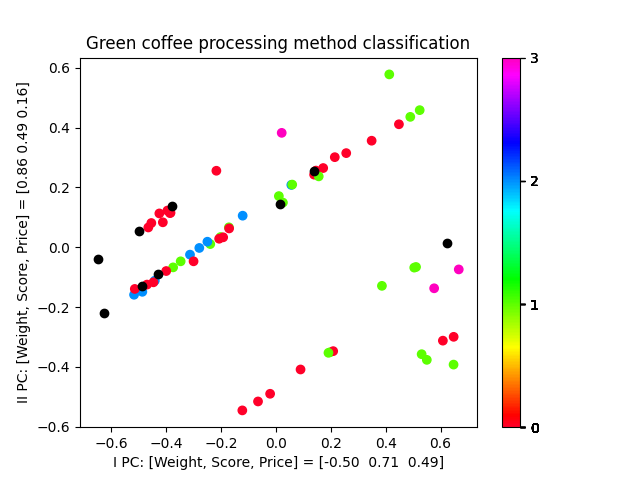

Reproduce this figure in Python.
"""
Script for classifying green coffee processing method based on its price, score and weight

Transforms the data using 'processes.py', scales the data with Min-Max Scaler and reduces its dimensionality with
Principal Component Analysis, visualizes the data, creates k-Nearest Neighbors and Fixed-Radius Near Neighbors
Classifiers and fits them on the training set, tests the models on the testing set

Requires installation of 'pandas', 'scikit-learn', 'numpy', 'matplotlib'
"""

import pandas
import adjust_data
import processes
from sklearn.preprocessing import MinMaxScaler
from sklearn.decomposition import PCA
import numpy
from matplotlib import pyplot
from sklearn.neighbors import KNeighborsClassifier, RadiusNeighborsClassifier

print('\nClassifying green coffee processing method based on its price, score and weight...')

# read relevant training data from the adjusted file
data = pandas.read_csv('adjusted_data.csv')
train_features = data[['Weight', 'Score', 'Price']]
train_processes = data['Process']
# drop rows with missing values using 'adjust_data.py'
train_features, train_processes = adjust_data.drop_missing(train_features, train_processes)

# read relevant testing data from the adjusted file
test_data = pandas.read_csv('adjusted_test_data.csv')
test_features = test_data[['Weight', 'Score', 'Price']]
test_processes = test_data['Process']
# drop rows with missing values using 'adjust_data.py'
test_features, test_processes = adjust_data.drop_missing(test_features, test_processes)

# transform training and testing data using 'processes.py'
# (simplify processing method names to integer ids, print the mapping for reference)
train_features, train_processes, test_features, test_processes \
    = processes.simplify_processes(train_features, train_processes, test_features, test_processes, print_map=True)

# convert the data to numpy arrays
train_features = train_features.to_numpy()
train_processes = train_processes.to_numpy()
test_features = test_features.to_numpy()
test_processes = test_processes.to_numpy()

# create a Min-Max Scaler for the training data
# scale the training features
scaler = MinMaxScaler()
train_features = scaler.fit_transform(train_features)
# scale the testing features
test_features = scaler.transform(test_features)

print('\nReducing the dimensionality...')

# create a Principal Component Analysis model for the training data
# reduce the dimensionality of the training features
pca = PCA(n_components=2)    # 3 components -> 2 components
train_features_pca = pca.fit_transform(train_features)
# reduce the dimensionality of the testing features
test_features_pca = pca.transform(test_features)

# details of the PCA model
pca_components = pca.components_
pca_variances = pca.explained_variance_ratio_
# print the details
# (first set float printing options for numpy arrays)
numpy.set_printoptions(precision=2, floatmode='maxprec_equal')
print(f'\nPrincipal components in [Weight, Score, Price] space:\n{pca_components}')
print(f'Variance explained by each component ({sum(pca_variances):.2f} in total):\n{pca_variances}')

# plot the data
pyplot.scatter(train_features_pca[:, 0], train_features_pca[:, 1], c=train_processes, cmap='gist_rainbow')
pyplot.colorbar(ticks=train_processes)
pyplot.xlabel(f'I PC: [Weight, Score, Price] = {pca_components[0]}')
pyplot.ylabel(f'II PC: [Weight, Score, Price] = {pca_components[1]}')
pyplot.title('Green coffee processing method classification')
pyplot.scatter(test_features_pca[:, 0], test_features_pca[:, 1], c='black')
pyplot.show()

# create k-Nearest Neighbors and Fixed-Radius Near Neighbors Classifiers for the training data
k_classifier_pca = KNeighborsClassifier()
k_classifier_pca.fit(train_features_pca, train_processes)
radius_classifier_pca = RadiusNeighborsClassifier()
radius_classifier_pca.fit(train_features_pca, train_processes)

# make predictions on the testing data
k_predicted_processes_pca = k_classifier_pca.predict(test_features_pca)
k_accuracy_pca = k_classifier_pca.score(test_features_pca, test_processes)
radius_predicted_processes_pca = radius_classifier_pca.predict(test_features_pca)
radius_accuracy_pca = radius_classifier_pca.score(test_features_pca, test_processes)

# the results
print('\nWith Principal Component Analysis (2D)')
print(f'\nTrue processing methods: {test_processes}')
print(f'Processing methods predicted with k-Nearest Neighbors: {k_predicted_processes_pca}')
print(f'Accuracy (mean accuracy): {k_accuracy_pca:.2f}')
print(f'\nTrue processing methods: {test_processes}')
print(f'Processing methods predicted with Fixed-Radius Near Neighbors: {radius_predicted_processes_pca}')
print(f'Accuracy (mean accuracy): {radius_accuracy_pca:.2f}')

# the same but without PCA

# create k-Nearest Neighbors and Fixed-Radius Near Neighbors Classifiers for the training data
k_classifier = KNeighborsClassifier()
k_classifier.fit(train_features, train_processes)
radius_classifier = RadiusNeighborsClassifier()
radius_classifier.fit(train_features, train_processes)

# make predictions on the testing data
k_predicted_processes = k_classifier.predict(test_features)
k_accuracy = k_classifier.score(test_features, test_processes)
radius_predicted_processes = radius_classifier.predict(test_features)
radius_accuracy = radius_classifier.score(test_features, test_processes)

# the results
print('\nWithout Principal Component Analysis (3D)')
print(f'\nTrue processing methods: {test_processes}')
print(f'Processing methods predicted with k-Nearest Neighbors: {k_predicted_processes}')
print(f'Accuracy (mean accuracy): {k_accuracy:.2f}')
print(f'\nTrue processing methods: {test_processes}')
print(f'Processing methods predicted with Fixed-Radius Near Neighbors: {radius_predicted_processes}')
print(f'Accuracy (mean accuracy): {radius_accuracy:.2f}')
